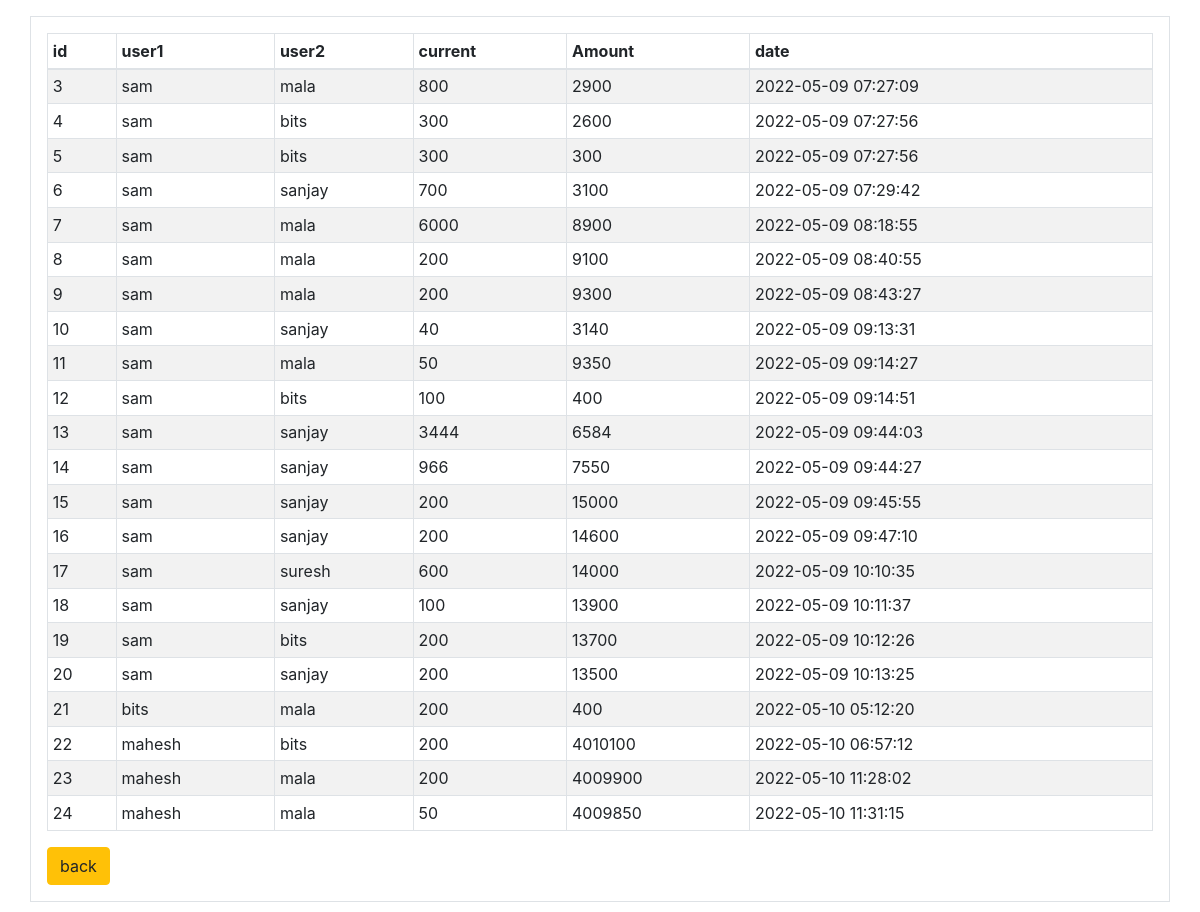
Page /table.php on the committed database.
### tables this page shows
CREATE TABLE `vallet` (
  `id` int(11) NOT NULL,
  `user1` varchar(50) NOT NULL,
  `user_id` varchar(50) NOT NULL,
  `current` int(100) NOT NULL,
  `amount` int(11) NOT NULL,
  `create_at` timestamp NOT NULL DEFAULT current_timestamp() ON UPDATE current_timestamp()
);

### table.php (the view, shortened to what this page needs)
<!DOCTYPE html>
<html lang="en">
<head>
  <link rel="stylesheet" href="https://maxcdn.bootstrapcdn.com/bootstrap/4.5.2/css/bootstrap.min.css">
  <link rel="stylesheet" type="text/css" href="https://cdn.datatables.net/v/dt/dt-1.11.3/datatables.min.css"/>
</head>
<body>
<div class="container p-3 my-3 border">
  <table id="dtDynamic" class="table table-striped table-bordered table-sm" cellspacing="0"
  width="100%">
  <thead>
    <tr>
      <th class="th-sm">id
      </th>
      <th class="th-sm">user1
      </th>
      <th class="th-sm">user2
      </th>
       <th class="th-sm">current
      </th>
      <th class="th-sm">Amount
      </th>
      <th class="th-sm"> date
      </th>
    </tr>
  </thead>
  <tbody>
      <?php include('connection.php');
                   $data= mysqli_query($conn,"select * from vallet");
                    mysqli_num_rows($data);
                    while($row=mysqli_fetch_assoc($data)){?>
                      <tr>
                      <td><?php echo $row['id'] ?></td>
                      <td><?php echo $row['user1'] ?></td>
                      <td><?php echo $row['user_id'] ?></td>
                     <td><?php echo $row['current'] ?></td>
                      <td><?php echo $row['amount'] ?></td>
                      <td><?php echo $row['create_at'] ?></td>
                    </tr>
                  <?php  } ?>
  </tbody>
</table>
<a href="welcome.php" class="btn btn-warning">back</a>
</div>
</body>
</html>

### rows in the picture
vallet: id "3", user1 "sam", user "mala", current "800", amount "2900", create_at "2022-05-09 07:27:09"
vallet: id "4", user1 "sam", user "bits", current "300", amount "2600", create_at "2022-05-09 07:27:56"
vallet: id "5", user1 "sam", user "bits", current "300", amount "300", create_at "2022-05-09 07:27:56"
vallet: id "6", user1 "sam", user "sanjay", current "700", amount "3100", create_at "2022-05-09 07:29:42"
vallet: id "7", user1 "sam", user "mala", current "6000", amount "8900", create_at "2022-05-09 08:18:55"
vallet: id "8", user1 "sam", user "mala", current "200", amount "9100", create_at "2022-05-09 08:40:55"
vallet: id "9", user1 "sam", user "mala", current "200", amount "9300", create_at "2022-05-09 08:43:27"
vallet: id "10", user1 "sam", user "sanjay", current "40", amount "3140", create_at "2022-05-09 09:13:31"
vallet: id "11", user1 "sam", user "mala", current "50", amount "9350", create_at "2022-05-09 09:14:27"
vallet: id "12", user1 "sam", user "bits", current "100", amount "400", create_at "2022-05-09 09:14:51"
vallet: id "13", user1 "sam", user "sanjay", current "3444", amount "6584", create_at "2022-05-09 09:44:03"
vallet: id "14", user1 "sam", user "sanjay", current "966", amount "7550", create_at "2022-05-09 09:44:27"
vallet: id "15", user1 "sam", user "sanjay", current "200", amount "15000", create_at "2022-05-09 09:45:55"
vallet: id "16", user1 "sam", user "sanjay", current "200", amount "14600", create_at "2022-05-09 09:47:10"
vallet: id "17", user1 "sam", user "suresh", current "600", amount "14000", create_at "2022-05-09 10:10:35"
vallet: id "18", user1 "sam", user "sanjay", current "100", amount "13900", create_at "2022-05-09 10:11:37"
vallet: id "19", user1 "sam", user "bits", current "200", amount "13700", create_at "2022-05-09 10:12:26"
vallet: id "20", user1 "sam", user "sanjay", current "200", amount "13500", create_at "2022-05-09 10:13:25"
vallet: id "21", user1 "bits", user "mala", current "200", amount "400", create_at "2022-05-10 05:12:20"
vallet: id "22", user1 "mahesh", user "bits", current "200", amount "4010100", create_at "2022-05-10 06:57:12"
vallet: id "23", user1 "mahesh", user "mala", current "200", amount "4009900", create_at "2022-05-10 11:28:02"
vallet: id "24", user1 "mahesh", user "mala", current "50", amount "4009850", create_at "2022-05-10 11:31:15"
